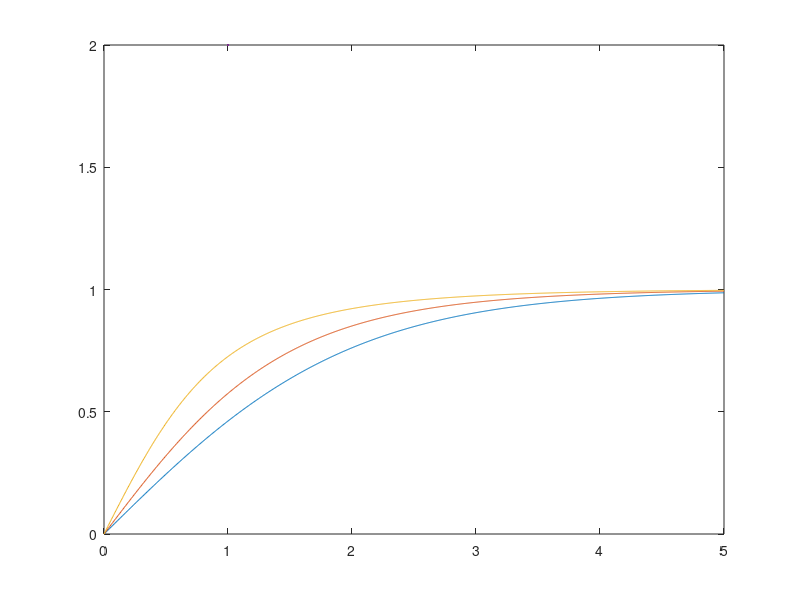

Here is the MATLAB script that generated this plot: (Note: this script raises an error after producing the figure.)
figure
j = [1/2 1 2]';
a = linspace(0, 5, 1000);
B = ((j + 1/2).* coth((j + 1/2).* a) - coth(a / 2) / 2)./ j;
B(:, 1) = 0;

p1 = lincomp(plot(a, B, LineWidth=2));
hold on
p2 = plot([0 1], [0 1], 'k--');

set(gca, Children=[p1; p2])

xlabel("$a$", Interpreter="latex")
ylabel("$\mathrm{B}_j(a)$", Interpreter="latex")

grid on

pad_legend(legend(p1, "$j="+rats(j)+"$", Interpreter="latex", Location="southeast"));

set(gcf, Position=[200 200 600 300])

exportgraphics(gca, "../Brillouin.pdf", ContentType="vector", BackgroundColor="none")
